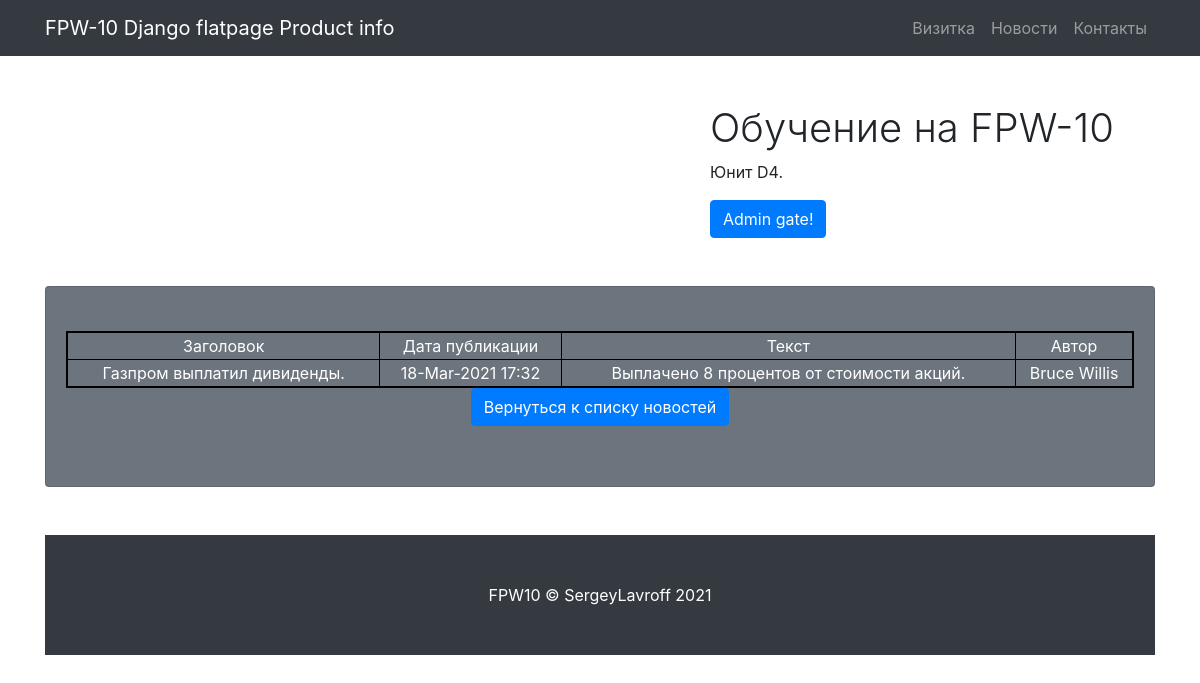
Screenshot of /news/3 with the database file from the repository.
### news/models.py (models this page shows, shortened)
class News(models.Model):
    title = models.CharField(
        max_length=255,
        unique=True,
    )
    creation_date = models.DateTimeField(auto_now_add=True)
    body = models.TextField()
    rating = models.IntegerField(default = 0)
    category = models.ForeignKey(
        to='Category',
        on_delete=models.CASCADE,
        related_name='news',)
    author = models.ForeignKey(
        to='Author',
        on_delete=models.CASCADE,
        related_name='news',)

class Author(models.Model):
    name = models.CharField(max_length=100, unique=True)
    def __str__(self):
        return f'{self.name.title()}'

### news/views.py (the view)
# urls.py: path('<int:pk>', ArticleDetailView.as_view(), name='article'),
class ArticleDetailView(DetailView):
    model = News
    template_name = 'news/article.html'
    context_object_name = 'article'

### news/templatetags/custom_filters.py (called while the page is built)
@register.filter(name='censor')
def censor(value):
    if isinstance(value, str):
        repl = ''
        for word in value.split():
            for pattern in PATTERN_1:
                if re.search(pattern, word.strip('.,;:?!-').lower()):
                    repl += '&%!%@' + ' '
                    break
            else:
                repl += word + ' '
        return str(repl)
    else:
        raise ValueError('Цензор обрабатывает только строки.')

### templates/news/article.html
{% extends 'flatpages/default.html' %}
{% load custom_filters %}
{% block title %}
Product info
{% endblock title %}
{% block content %}
<table bordercolor="black" border="2" width="100%">
            <tr>
                <td>
                    Заголовок
                </td>
                <td>
                    Дата публикации
                </td>
                <td>
                    Текст
                </td>
                <td>
                    Автор
                </td>
            </tr>
             <tr>
                 <td>
                    {{ article.title|censor }}
                </td>
                 <td>
                    {{ article.creation_date|date:'d-M-Y H:i' }}
                </td>
                <td>
                    {{ article.body|censor }}
                </td>
                <td>
                    {{ article.author }}
                </td>
            </tr>
        </table>
<a class="btn btn-primary" href="/news ">Вернуться к списку новостей</a> <br>
{% endblock content %}

### static/css/small-business.css (style rules this page uses)
body { padding-top: 56px; }

### rows the page displays
News: title|censor "Газпром выплатил дивиденды.", creation_date "18-Mar-2021 17:32", body|censor "Выплачено 8 процентов от стоимости акций.", author "Bruce Willis"
